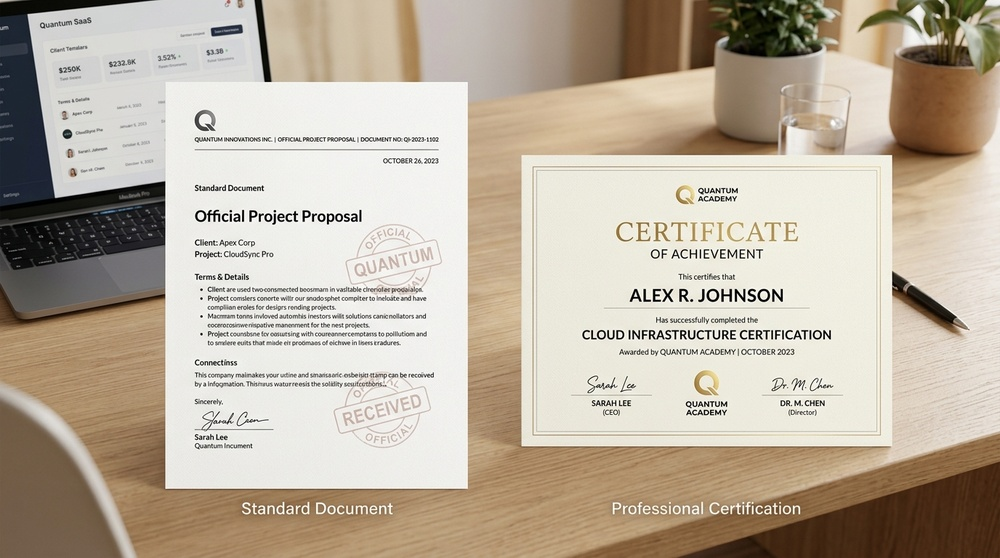
#> input picture ui/assets/document_showcase.jpg, 1000 x 558 px, shrunk from 1376 x 768 before the run
$ python -i auto_detector.py   (imports and definitions only)   (older library calls are emulated)
#> lines starting #> are read from the running program, lines starting #| are printed output that depends on the picture; after the words box and inside, x2 and y2 are one past the last pixel; in counts of white or black regions, pixels touching at a corner belong together
import cv2
import numpy as np
import os
from typing import Dict, Any

class AutoWatermarkDetector:
    """
    Computer vision algorithm for automatic watermark, text, and logo detection.
    Generates binary inpainting masks automatically using edge-density & MSER contour analysis.
    """

    @staticmethod
    def detect_watermarks(image_path: str, sensitivity: float = 0.5) -> np.ndarray:
#> called with image_path = '../../../ui/assets/document_showcase.jpg', sensitivity = 0.5
        if not os.path.exists(image_path):
            raise FileNotFoundError(f"Image not found at {image_path}")

        img = cv2.imread(image_path, cv2.IMREAD_COLOR)
#> img is the input picture: shape (558, 1000, 3); mean B, G, R 159.8, 176.1, 187.8
        if img is None:
            raise ValueError("Could not decode image")

        h, w = img.shape[:2]
        gray = cv2.cvtColor(img, cv2.COLOR_BGR2GRAY)
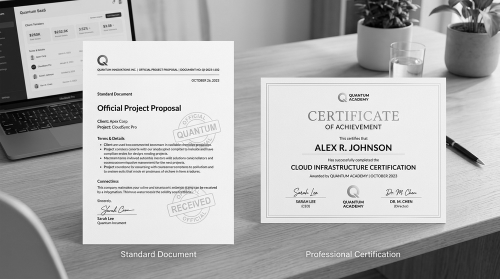
#> gray: shape (558, 1000) (shown at 1/2 size); min 0, max 255, mean 177.7

        # 1. Gradient analysis using Sobel & Morphological Gradient
        grad_x = cv2.Sobel(gray, cv2.CV_32F, 1, 0, ksize=3)
        grad_y = cv2.Sobel(gray, cv2.CV_32F, 0, 1, ksize=3)
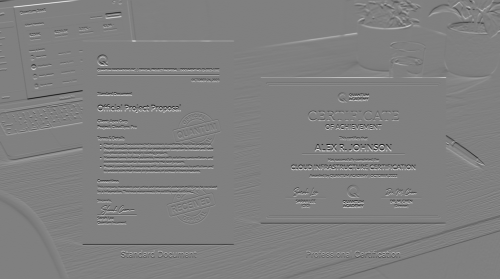
#> grad_y: shape (558, 1000) float32 (shown at 1/2 size); min -1017, max 1006, mean -0.3; drawn with min black and max white
        gradient = cv2.subtract(grad_x, grad_y)
        gradient = cv2.convertScaleAbs(gradient)
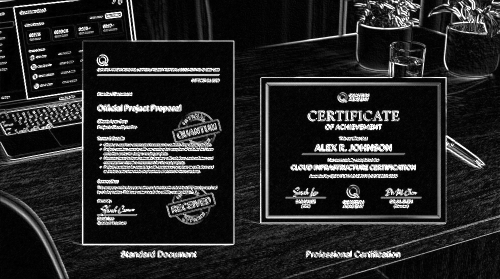
#> gradient: shape (558, 1000) (shown at 1/2 size); min 0, max 255, mean 39

        # 2. Blur & Adaptive Thresholding
        blurred = cv2.GaussianBlur(gradient, (9, 9), 0)
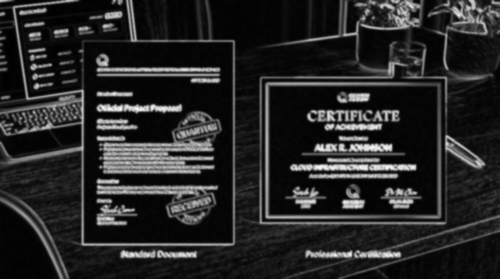
#> blurred: shape (558, 1000) (shown at 1/2 size); min 0, max 250, mean 39
        _, thresh = cv2.threshold(blurred, int(180 * (1.0 - sensitivity * 0.5)), 255, cv2.THRESH_BINARY)
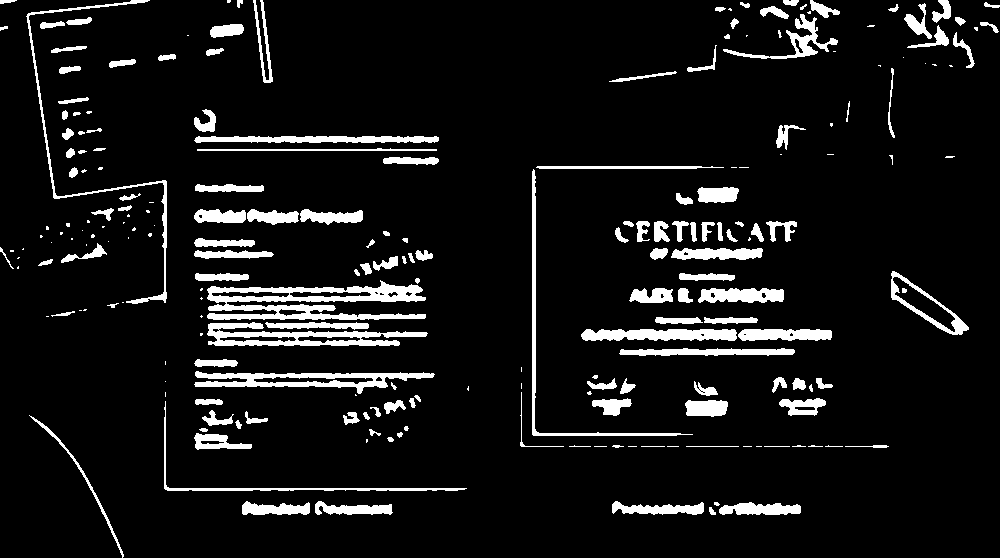
#> thresh: shape (558, 1000); 8.3% white; 225 white regions (77 under 20 px), largest, box (x1, y1, x2, y2) and area: (207, 280, 426, 320) 4296, (207, 322, 428, 346) 2437, (194, 371, 435, 394) 2285

        # 3. Morphological closing to connect letter contours
        kernel = cv2.getStructuringElement(cv2.MORPH_RECT, (15, 7))
        closed = cv2.morphologyEx(thresh, cv2.MORPH_CLOSE, kernel)
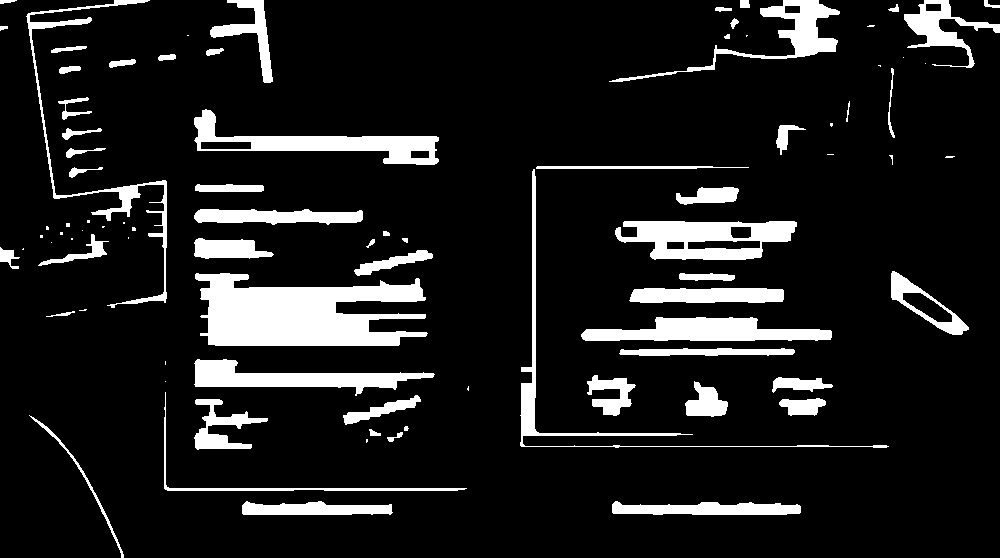
#> closed: shape (558, 1000); 11.4% white; 87 white regions (28 under 20 px)

        # 4. Find text/logo bounding contours
        contours, _ = cv2.findContours(closed, cv2.RETR_EXTERNAL, cv2.CHAIN_APPROX_SIMPLE)
#> contours = 87 contours, 33 with area under 20; largest, box (x1, y1, x2, y2) and area: (195, 273, 428, 346) 11077, (615, 221, 797, 260) 5078, (194, 109, 439, 165) 4397, (581, 317, 832, 341) 3704, (194, 359, 435, 396) 3406
        mask = np.zeros((h, w), dtype=np.uint8)

        for c in contours:
            x, y, cw, ch = cv2.boundingRect(c)
            aspect_ratio = cw / float(ch)
            area = cw * ch

            # Filter out whole-image false positives and tiny noise
            if 50 < area < (h * w * 0.45) and (aspect_ratio > 1.2 or aspect_ratio < 0.8):
                # Dilate slightly around detected watermark box
                pad_x = int(cw * 0.08)
                pad_y = int(ch * 0.08)
                x1 = max(0, x - pad_x)
                y1 = max(0, y - pad_y)
                x2 = min(w, x + cw + pad_x)
                y2 = min(h, y + ch + pad_y)

                cv2.rectangle(mask, (x1, y1), (x2, y2), 255, -1)
#> this loop made 87 passes
#> (x, y, cw, ch, aspect_ratio, area, pad_x, pad_y) on passes 1, 2, 4, 5, 7, 8, 9, 10: (612, 501, 189, 14, 13.5, 2646, 15, 1), (242, 501, 151, 14, 10.79, 2114, 12, 1), (387, 432, 16, 10, 1.6, 160, 1, 0), (369, 429, 12, 7, 1.71, 84, 0, 0), (29, 415, 95, 143, 0.664, 13585, 7, 11), (194, 399, 74, 51, 1.45, 3774, 5, 4), (779, 398, 47, 18, 2.61, 846, 3, 1), (343, 395, 78, 30, 2.6, 2340, 6, 2)
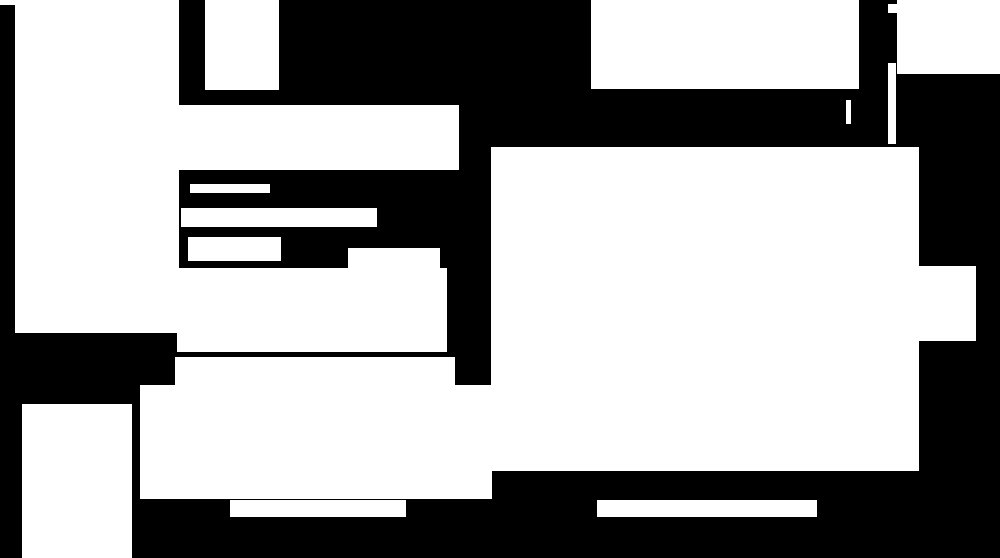
#> mask: shape (558, 1000); 64.1% white; 1 black region, box (x1, y1, x2, y2) and area: (0, 0, 1000, 558) 200563

        # If nothing detected, focus on common watermark zones (bottom-right & center)
        if np.count_nonzero(mask) == 0:
            # Subtle center text search
            center_zone = gray[int(h*0.3):int(h*0.7), int(w*0.2):int(w*0.8)]
            edges = cv2.Canny(center_zone, 80, 200)
            if np.count_nonzero(edges) > 100:
                cv2.rectangle(mask, (int(w*0.25), int(h*0.4)), (int(w*0.75), int(h*0.6)), 255, -1)

        return mask

>>> result = AutoWatermarkDetector().detect_watermarks('../../../ui/assets/document_showcase.jpg')
